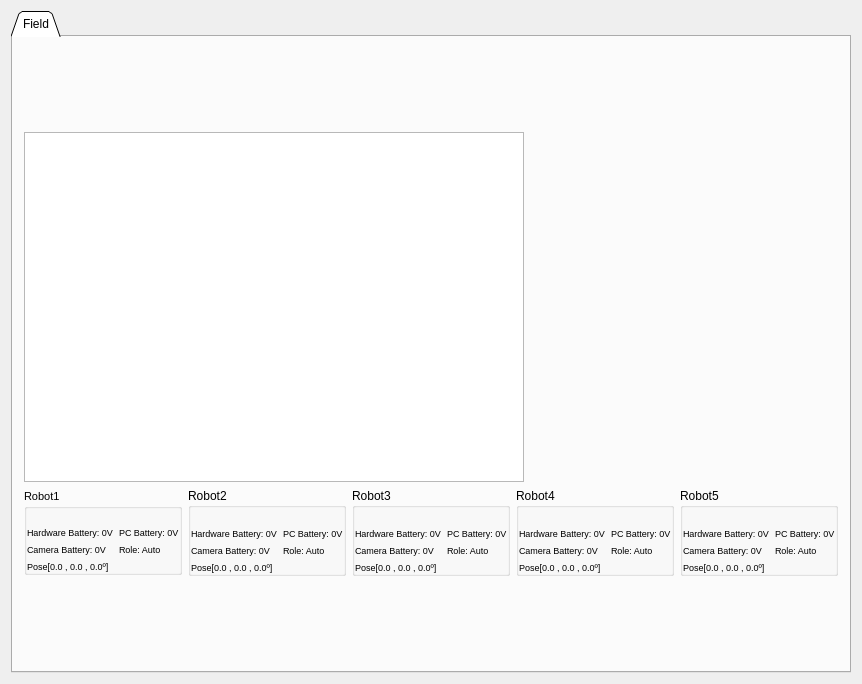
<?xml version="1.0" encoding="UTF-8"?>
<ui version="4.0">
 <class>MainWindow</class>
 <widget class="QMainWindow" name="MainWindow">
  <property name="geometry">
   <rect>
    <x>0</x>
    <y>0</y>
    <width>718</width>
    <height>684</height>
   </rect>
  </property>
  <property name="sizePolicy">
   <sizepolicy hsizetype="Preferred" vsizetype="Preferred">
    <horstretch>0</horstretch>
    <verstretch>0</verstretch>
   </sizepolicy>
  </property>
  <property name="maximumSize">
   <size>
    <width>16777215</width>
    <height>16777215</height>
   </size>
  </property>
  <property name="windowTitle">
   <string>Mini BaseStation</string>
  </property>
  <property name="windowIcon">
   <iconset resource="../config/rs.qrc">
    <normaloff>:/resources/minho.png</normaloff>:/resources/minho.png</iconset>
  </property>
  <widget class="QWidget" name="centralWidget">
   <layout class="QGridLayout" name="gridLayout">
    <item row="0" column="0">
     <widget class="QTabWidget" name="tabWidget">
      <property name="maximumSize">
       <size>
        <width>16777215</width>
        <height>16777215</height>
       </size>
      </property>
      <property name="autoFillBackground">
       <bool>false</bool>
      </property>
      <property name="styleSheet">
       <string notr="true"/>
      </property>
      <property name="tabShape">
       <enum>QTabWidget::Triangular</enum>
      </property>
      <property name="currentIndex">
       <number>0</number>
      </property>
      <property name="elideMode">
       <enum>Qt::ElideNone</enum>
      </property>
      <widget class="QWidget" name="tab">
       <attribute name="title">
        <string>Field</string>
       </attribute>
       <layout class="QGridLayout" name="gridLayout_2">
        <item row="7" column="1">
         <layout class="QHBoxLayout" name="horizontalLayout">
          <item>
           <layout class="QVBoxLayout" name="verticalLayout_2">
            <property name="sizeConstraint">
             <enum>QLayout::SetFixedSize</enum>
            </property>
            <item>
             <widget class="QGraphicsView" name="fieldView">
              <property name="sizePolicy">
               <sizepolicy hsizetype="Fixed" vsizetype="Fixed">
                <horstretch>0</horstretch>
                <verstretch>0</verstretch>
               </sizepolicy>
              </property>
              <property name="minimumSize">
               <size>
                <width>500</width>
                <height>350</height>
               </size>
              </property>
              <property name="maximumSize">
               <size>
                <width>500</width>
                <height>350</height>
               </size>
              </property>
              <property name="verticalScrollBarPolicy">
               <enum>Qt::ScrollBarAlwaysOff</enum>
              </property>
              <property name="horizontalScrollBarPolicy">
               <enum>Qt::ScrollBarAlwaysOff</enum>
              </property>
              <property name="transformationAnchor">
               <enum>QGraphicsView::AnchorUnderMouse</enum>
              </property>
             </widget>
            </item>
            <item>
             <layout class="QHBoxLayout" name="horizontalLayout_2">
              <item>
               <widget class="QGroupBox" name="group_robot1">
                <property name="sizePolicy">
                 <sizepolicy hsizetype="Fixed" vsizetype="Fixed">
                  <horstretch>0</horstretch>
                  <verstretch>0</verstretch>
                 </sizepolicy>
                </property>
                <property name="minimumSize">
                 <size>
                  <width>0</width>
                  <height>0</height>
                 </size>
                </property>
                <property name="font">
                 <font>
                  <pointsize>8</pointsize>
                  <weight>50</weight>
                  <bold>false</bold>
                 </font>
                </property>
                <property name="title">
                 <string>Robot1</string>
                </property>
                <property name="flat">
                 <bool>false</bool>
                </property>
                <layout class="QGridLayout" name="gridLayout_4">
                 <property name="sizeConstraint">
                  <enum>QLayout::SetFixedSize</enum>
                 </property>
                 <property name="leftMargin">
                  <number>0</number>
                 </property>
                 <property name="topMargin">
                  <number>0</number>
                 </property>
                 <property name="rightMargin">
                  <number>0</number>
                 </property>
                 <property name="bottomMargin">
                  <number>0</number>
                 </property>
                 <property name="spacing">
                  <number>6</number>
                 </property>
                 <item row="2" column="1">
                  <widget class="QLabel" name="lb_pc_battery_robo1">
                   <property name="sizePolicy">
                    <sizepolicy hsizetype="Fixed" vsizetype="Fixed">
                     <horstretch>0</horstretch>
                     <verstretch>0</verstretch>
                    </sizepolicy>
                   </property>
                   <property name="font">
                    <font>
                     <pointsize>7</pointsize>
                     <weight>50</weight>
                     <bold>false</bold>
                    </font>
                   </property>
                   <property name="text">
                    <string>PC Battery: 0V</string>
                   </property>
                   <property name="alignment">
                    <set>Qt::AlignLeading|Qt::AlignLeft|Qt::AlignVCenter</set>
                   </property>
                  </widget>
                 </item>
                 <item row="4" column="0">
                  <widget class="QLabel" name="lb_camera_battery_robo1">
                   <property name="sizePolicy">
                    <sizepolicy hsizetype="Fixed" vsizetype="Fixed">
                     <horstretch>0</horstretch>
                     <verstretch>0</verstretch>
                    </sizepolicy>
                   </property>
                   <property name="font">
                    <font>
                     <pointsize>7</pointsize>
                     <weight>50</weight>
                     <bold>false</bold>
                    </font>
                   </property>
                   <property name="text">
                    <string>Camera Battery: 0V</string>
                   </property>
                   <property name="alignment">
                    <set>Qt::AlignLeading|Qt::AlignLeft|Qt::AlignVCenter</set>
                   </property>
                  </widget>
                 </item>
                 <item row="2" column="0">
                  <widget class="QLabel" name="lb_hardware_battery_robo1">
                   <property name="sizePolicy">
                    <sizepolicy hsizetype="Fixed" vsizetype="Fixed">
                     <horstretch>0</horstretch>
                     <verstretch>0</verstretch>
                    </sizepolicy>
                   </property>
                   <property name="font">
                    <font>
                     <pointsize>7</pointsize>
                     <weight>50</weight>
                     <bold>false</bold>
                    </font>
                   </property>
                   <property name="text">
                    <string>Hardware Battery: 0V</string>
                   </property>
                   <property name="alignment">
                    <set>Qt::AlignLeading|Qt::AlignLeft|Qt::AlignVCenter</set>
                   </property>
                  </widget>
                 </item>
                 <item row="0" column="0" colspan="2">
                  <layout class="QHBoxLayout" name="horizontalLayout_3">
                   <item>
                    <widget class="QLabel" name="state_robo1">
                     <property name="sizePolicy">
                      <sizepolicy hsizetype="Fixed" vsizetype="Fixed">
                       <horstretch>0</horstretch>
                       <verstretch>0</verstretch>
                      </sizepolicy>
                     </property>
                     <property name="minimumSize">
                      <size>
                       <width>0</width>
                       <height>0</height>
                      </size>
                     </property>
                     <property name="maximumSize">
                      <size>
                       <width>50</width>
                       <height>50</height>
                      </size>
                     </property>
                     <property name="styleSheet">
                      <string notr="true">color: rgb(0, 0, 0);</string>
                     </property>
                     <property name="text">
                      <string/>
                     </property>
                     <property name="pixmap">
                      <pixmap resource="../config/rs.qrc">:/resources/off_1.gif</pixmap>
                     </property>
                     <property name="alignment">
                      <set>Qt::AlignCenter</set>
                     </property>
                    </widget>
                   </item>
                  </layout>
                 </item>
                 <item row="4" column="1">
                  <widget class="QLabel" name="lb_role_robo1">
                   <property name="sizePolicy">
                    <sizepolicy hsizetype="Fixed" vsizetype="Fixed">
                     <horstretch>0</horstretch>
                     <verstretch>0</verstretch>
                    </sizepolicy>
                   </property>
                   <property name="font">
                    <font>
                     <pointsize>7</pointsize>
                     <weight>50</weight>
                     <bold>false</bold>
                    </font>
                   </property>
                   <property name="text">
                    <string>Role: Auto</string>
                   </property>
                  </widget>
                 </item>
                 <item row="5" column="0">
                  <widget class="QLabel" name="lb_pos_r1">
                   <property name="sizePolicy">
                    <sizepolicy hsizetype="Fixed" vsizetype="Fixed">
                     <horstretch>0</horstretch>
                     <verstretch>0</verstretch>
                    </sizepolicy>
                   </property>
                   <property name="font">
                    <font>
                     <pointsize>7</pointsize>
                     <weight>50</weight>
                     <bold>false</bold>
                    </font>
                   </property>
                   <property name="text">
                    <string>Pose[0.0 , 0.0 , 0.0º]</string>
                   </property>
                   <property name="alignment">
                    <set>Qt::AlignLeading|Qt::AlignLeft|Qt::AlignVCenter</set>
                   </property>
                  </widget>
                 </item>
                </layout>
               </widget>
              </item>
              <item>
               <widget class="QGroupBox" name="group_robot2">
                <property name="sizePolicy">
                 <sizepolicy hsizetype="Fixed" vsizetype="Fixed">
                  <horstretch>0</horstretch>
                  <verstretch>0</verstretch>
                 </sizepolicy>
                </property>
                <property name="minimumSize">
                 <size>
                  <width>0</width>
                  <height>0</height>
                 </size>
                </property>
                <property name="title">
                 <string>Robot2</string>
                </property>
                <layout class="QGridLayout" name="gridLayout_3">
                 <property name="sizeConstraint">
                  <enum>QLayout::SetFixedSize</enum>
                 </property>
                 <property name="leftMargin">
                  <number>0</number>
                 </property>
                 <property name="topMargin">
                  <number>0</number>
                 </property>
                 <property name="rightMargin">
                  <number>0</number>
                 </property>
                 <property name="bottomMargin">
                  <number>0</number>
                 </property>
                 <item row="3" column="0">
                  <widget class="QLabel" name="lb_camera_battery_robo2">
                   <property name="sizePolicy">
                    <sizepolicy hsizetype="Fixed" vsizetype="Fixed">
                     <horstretch>0</horstretch>
                     <verstretch>0</verstretch>
                    </sizepolicy>
                   </property>
                   <property name="font">
                    <font>
                     <pointsize>7</pointsize>
                     <weight>50</weight>
                     <bold>false</bold>
                    </font>
                   </property>
                   <property name="text">
                    <string>Camera Battery: 0V</string>
                   </property>
                   <property name="alignment">
                    <set>Qt::AlignLeading|Qt::AlignLeft|Qt::AlignVCenter</set>
                   </property>
                  </widget>
                 </item>
                 <item row="1" column="0">
                  <widget class="QLabel" name="lb_hardware_battery_robo2">
                   <property name="sizePolicy">
                    <sizepolicy hsizetype="Fixed" vsizetype="Fixed">
                     <horstretch>0</horstretch>
                     <verstretch>0</verstretch>
                    </sizepolicy>
                   </property>
                   <property name="font">
                    <font>
                     <pointsize>7</pointsize>
                     <weight>50</weight>
                     <bold>false</bold>
                    </font>
                   </property>
                   <property name="text">
                    <string>Hardware Battery: 0V</string>
                   </property>
                   <property name="alignment">
                    <set>Qt::AlignLeading|Qt::AlignLeft|Qt::AlignVCenter</set>
                   </property>
                  </widget>
                 </item>
                 <item row="1" column="1">
                  <widget class="QLabel" name="lb_pc_battery_robo2">
                   <property name="sizePolicy">
                    <sizepolicy hsizetype="Fixed" vsizetype="Fixed">
                     <horstretch>0</horstretch>
                     <verstretch>0</verstretch>
                    </sizepolicy>
                   </property>
                   <property name="font">
                    <font>
                     <pointsize>7</pointsize>
                     <weight>50</weight>
                     <bold>false</bold>
                    </font>
                   </property>
                   <property name="text">
                    <string>PC Battery: 0V</string>
                   </property>
                   <property name="alignment">
                    <set>Qt::AlignLeading|Qt::AlignLeft|Qt::AlignVCenter</set>
                   </property>
                  </widget>
                 </item>
                 <item row="0" column="0" colspan="2">
                  <layout class="QHBoxLayout" name="horizontalLayout_4">
                   <item>
                    <widget class="QLabel" name="state_robo2">
                     <property name="sizePolicy">
                      <sizepolicy hsizetype="Fixed" vsizetype="Fixed">
                       <horstretch>0</horstretch>
                       <verstretch>0</verstretch>
                      </sizepolicy>
                     </property>
                     <property name="minimumSize">
                      <size>
                       <width>0</width>
                       <height>0</height>
                      </size>
                     </property>
                     <property name="maximumSize">
                      <size>
                       <width>50</width>
                       <height>50</height>
                      </size>
                     </property>
                     <property name="styleSheet">
                      <string notr="true">color: rgb(0, 0, 0);</string>
                     </property>
                     <property name="text">
                      <string/>
                     </property>
                     <property name="pixmap">
                      <pixmap resource="../config/rs.qrc">:/resources/off_2.gif</pixmap>
                     </property>
                     <property name="alignment">
                      <set>Qt::AlignCenter</set>
                     </property>
                    </widget>
                   </item>
                  </layout>
                 </item>
                 <item row="3" column="1">
                  <widget class="QLabel" name="lb_role_robo2">
                   <property name="sizePolicy">
                    <sizepolicy hsizetype="Fixed" vsizetype="Fixed">
                     <horstretch>0</horstretch>
                     <verstretch>0</verstretch>
                    </sizepolicy>
                   </property>
                   <property name="font">
                    <font>
                     <pointsize>7</pointsize>
                     <weight>50</weight>
                     <bold>false</bold>
                    </font>
                   </property>
                   <property name="text">
                    <string>Role: Auto</string>
                   </property>
                  </widget>
                 </item>
                 <item row="4" column="0">
                  <widget class="QLabel" name="lb_pos_r2">
                   <property name="sizePolicy">
                    <sizepolicy hsizetype="Fixed" vsizetype="Fixed">
                     <horstretch>0</horstretch>
                     <verstretch>0</verstretch>
                    </sizepolicy>
                   </property>
                   <property name="font">
                    <font>
                     <pointsize>7</pointsize>
                     <weight>50</weight>
                     <bold>false</bold>
                    </font>
                   </property>
                   <property name="text">
                    <string>Pose[0.0 , 0.0 , 0.0º]</string>
                   </property>
                   <property name="alignment">
                    <set>Qt::AlignLeading|Qt::AlignLeft|Qt::AlignVCenter</set>
                   </property>
                  </widget>
                 </item>
                </layout>
               </widget>
              </item>
              <item>
               <widget class="QGroupBox" name="group_robot3">
                <property name="sizePolicy">
                 <sizepolicy hsizetype="Fixed" vsizetype="Fixed">
                  <horstretch>0</horstretch>
                  <verstretch>0</verstretch>
                 </sizepolicy>
                </property>
                <property name="minimumSize">
                 <size>
                  <width>0</width>
                  <height>0</height>
                 </size>
                </property>
                <property name="title">
                 <string>Robot3</string>
                </property>
                <layout class="QGridLayout" name="gridLayout_5">
                 <property name="sizeConstraint">
                  <enum>QLayout::SetFixedSize</enum>
                 </property>
                 <property name="leftMargin">
                  <number>0</number>
                 </property>
                 <property name="topMargin">
                  <number>0</number>
                 </property>
                 <property name="rightMargin">
                  <number>0</number>
                 </property>
                 <property name="bottomMargin">
                  <number>0</number>
                 </property>
                 <item row="2" column="1">
                  <widget class="QLabel" name="lb_role_robo3">
                   <property name="sizePolicy">
                    <sizepolicy hsizetype="Fixed" vsizetype="Fixed">
                     <horstretch>0</horstretch>
                     <verstretch>0</verstretch>
                    </sizepolicy>
                   </property>
                   <property name="font">
                    <font>
                     <pointsize>7</pointsize>
                     <weight>50</weight>
                     <bold>false</bold>
                    </font>
                   </property>
                   <property name="text">
                    <string>Role: Auto</string>
                   </property>
                  </widget>
                 </item>
                 <item row="1" column="0">
                  <widget class="QLabel" name="lb_hardware_battery_robo3">
                   <property name="sizePolicy">
                    <sizepolicy hsizetype="Fixed" vsizetype="Fixed">
                     <horstretch>0</horstretch>
                     <verstretch>0</verstretch>
                    </sizepolicy>
                   </property>
                   <property name="font">
                    <font>
                     <pointsize>7</pointsize>
                     <weight>50</weight>
                     <bold>false</bold>
                    </font>
                   </property>
                   <property name="text">
                    <string>Hardware Battery: 0V</string>
                   </property>
                   <property name="alignment">
                    <set>Qt::AlignLeading|Qt::AlignLeft|Qt::AlignVCenter</set>
                   </property>
                  </widget>
                 </item>
                 <item row="0" column="0" colspan="2">
                  <layout class="QHBoxLayout" name="horizontalLayout_5">
                   <item>
                    <widget class="QLabel" name="state_robo3">
                     <property name="sizePolicy">
                      <sizepolicy hsizetype="Fixed" vsizetype="Fixed">
                       <horstretch>0</horstretch>
                       <verstretch>0</verstretch>
                      </sizepolicy>
                     </property>
                     <property name="minimumSize">
                      <size>
                       <width>0</width>
                       <height>0</height>
                      </size>
                     </property>
                     <property name="maximumSize">
                      <size>
                       <width>50</width>
                       <height>50</height>
                      </size>
                     </property>
                     <property name="styleSheet">
                      <string notr="true">color: rgb(0, 0, 0);</string>
                     </property>
                     <property name="text">
                      <string/>
                     </property>
                     <property name="pixmap">
                      <pixmap resource="../config/rs.qrc">:/resources/off_3.gif</pixmap>
                     </property>
                     <property name="alignment">
                      <set>Qt::AlignCenter</set>
                     </property>
                    </widget>
                   </item>
                  </layout>
                 </item>
                 <item row="2" column="0">
                  <widget class="QLabel" name="lb_camera_battery_robo3">
                   <property name="sizePolicy">
                    <sizepolicy hsizetype="Fixed" vsizetype="Fixed">
                     <horstretch>0</horstretch>
                     <verstretch>0</verstretch>
                    </sizepolicy>
                   </property>
                   <property name="font">
                    <font>
                     <pointsize>7</pointsize>
                     <weight>50</weight>
                     <bold>false</bold>
                    </font>
                   </property>
                   <property name="text">
                    <string>Camera Battery: 0V</string>
                   </property>
                   <property name="alignment">
                    <set>Qt::AlignLeading|Qt::AlignLeft|Qt::AlignVCenter</set>
                   </property>
                  </widget>
                 </item>
                 <item row="1" column="1">
                  <widget class="QLabel" name="lb_pc_battery_robo3">
                   <property name="sizePolicy">
                    <sizepolicy hsizetype="Fixed" vsizetype="Fixed">
                     <horstretch>0</horstretch>
                     <verstretch>0</verstretch>
                    </sizepolicy>
                   </property>
                   <property name="font">
                    <font>
                     <pointsize>7</pointsize>
                     <weight>50</weight>
                     <bold>false</bold>
                    </font>
                   </property>
                   <property name="text">
                    <string>PC Battery: 0V</string>
                   </property>
                   <property name="alignment">
                    <set>Qt::AlignLeading|Qt::AlignLeft|Qt::AlignVCenter</set>
                   </property>
                  </widget>
                 </item>
                 <item row="3" column="0">
                  <widget class="QLabel" name="lb_pos_r3">
                   <property name="sizePolicy">
                    <sizepolicy hsizetype="Fixed" vsizetype="Fixed">
                     <horstretch>0</horstretch>
                     <verstretch>0</verstretch>
                    </sizepolicy>
                   </property>
                   <property name="font">
                    <font>
                     <pointsize>7</pointsize>
                     <weight>50</weight>
                     <bold>false</bold>
                    </font>
                   </property>
                   <property name="text">
                    <string>Pose[0.0 , 0.0 , 0.0º]</string>
                   </property>
                   <property name="alignment">
                    <set>Qt::AlignLeading|Qt::AlignLeft|Qt::AlignVCenter</set>
                   </property>
                  </widget>
                 </item>
                </layout>
               </widget>
              </item>
              <item>
               <widget class="QGroupBox" name="group_robot4">
                <property name="sizePolicy">
                 <sizepolicy hsizetype="Fixed" vsizetype="Fixed">
                  <horstretch>0</horstretch>
                  <verstretch>0</verstretch>
                 </sizepolicy>
                </property>
                <property name="minimumSize">
                 <size>
                  <width>0</width>
                  <height>0</height>
                 </size>
                </property>
                <property name="title">
                 <string>Robot4</string>
                </property>
                <layout class="QGridLayout" name="gridLayout_6">
                 <property name="sizeConstraint">
                  <enum>QLayout::SetFixedSize</enum>
                 </property>
                 <property name="leftMargin">
                  <number>0</number>
                 </property>
                 <property name="topMargin">
                  <number>0</number>
                 </property>
                 <property name="rightMargin">
                  <number>0</number>
                 </property>
                 <property name="bottomMargin">
                  <number>0</number>
                 </property>
                 <item row="3" column="0">
                  <widget class="QLabel" name="lb_camera_battery_robo4">
                   <property name="sizePolicy">
                    <sizepolicy hsizetype="Fixed" vsizetype="Fixed">
                     <horstretch>0</horstretch>
                     <verstretch>0</verstretch>
                    </sizepolicy>
                   </property>
                   <property name="font">
                    <font>
                     <pointsize>7</pointsize>
                     <weight>50</weight>
                     <bold>false</bold>
                    </font>
                   </property>
                   <property name="text">
                    <string>Camera Battery: 0V</string>
                   </property>
                   <property name="alignment">
                    <set>Qt::AlignLeading|Qt::AlignLeft|Qt::AlignVCenter</set>
                   </property>
                  </widget>
                 </item>
                 <item row="1" column="0">
                  <widget class="QLabel" name="lb_hardware_battery_robo4">
                   <property name="sizePolicy">
                    <sizepolicy hsizetype="Fixed" vsizetype="Fixed">
                     <horstretch>0</horstretch>
                     <verstretch>0</verstretch>
                    </sizepolicy>
                   </property>
                   <property name="font">
                    <font>
                     <pointsize>7</pointsize>
                     <weight>50</weight>
                     <bold>false</bold>
                    </font>
                   </property>
                   <property name="text">
                    <string>Hardware Battery: 0V</string>
                   </property>
                   <property name="alignment">
                    <set>Qt::AlignLeading|Qt::AlignLeft|Qt::AlignVCenter</set>
                   </property>
                  </widget>
                 </item>
                 <item row="1" column="1">
                  <widget class="QLabel" name="lb_pc_battery_robo4">
                   <property name="sizePolicy">
                    <sizepolicy hsizetype="Fixed" vsizetype="Fixed">
                     <horstretch>0</horstretch>
                     <verstretch>0</verstretch>
                    </sizepolicy>
                   </property>
                   <property name="font">
                    <font>
                     <pointsize>7</pointsize>
                     <weight>50</weight>
                     <bold>false</bold>
                    </font>
                   </property>
                   <property name="text">
                    <string>PC Battery: 0V</string>
                   </property>
                   <property name="alignment">
                    <set>Qt::AlignLeading|Qt::AlignLeft|Qt::AlignVCenter</set>
                   </property>
                  </widget>
                 </item>
                 <item row="3" column="1">
                  <widget class="QLabel" name="lb_role_robo4">
                   <property name="sizePolicy">
                    <sizepolicy hsizetype="Fixed" vsizetype="Fixed">
                     <horstretch>0</horstretch>
                     <verstretch>0</verstretch>
                    </sizepolicy>
                   </property>
                   <property name="font">
                    <font>
                     <pointsize>7</pointsize>
                     <weight>50</weight>
                     <bold>false</bold>
                    </font>
                   </property>
                   <property name="text">
                    <string>Role: Auto</string>
                   </property>
                  </widget>
                 </item>
                 <item row="0" column="0" colspan="2">
                  <layout class="QHBoxLayout" name="horizontalLayout_6">
                   <item>
                    <widget class="QLabel" name="state_robo4">
                     <property name="sizePolicy">
                      <sizepolicy hsizetype="Fixed" vsizetype="Fixed">
                       <horstretch>0</horstretch>
                       <verstretch>0</verstretch>
                      </sizepolicy>
                     </property>
                     <property name="minimumSize">
                      <size>
                       <width>0</width>
                       <height>0</height>
                      </size>
                     </property>
                     <property name="maximumSize">
                      <size>
                       <width>50</width>
                       <height>50</height>
                      </size>
                     </property>
                     <property name="styleSheet">
                      <string notr="true">color: rgb(0, 0, 0);</string>
                     </property>
                     <property name="text">
                      <string/>
                     </property>
                     <property name="pixmap">
                      <pixmap resource="../config/rs.qrc">:/resources/off_4.gif</pixmap>
                     </property>
                     <property name="alignment">
                      <set>Qt::AlignCenter</set>
                     </property>
                    </widget>
                   </item>
                  </layout>
                 </item>
                 <item row="4" column="0">
                  <widget class="QLabel" name="lb_pos_r4">
                   <property name="sizePolicy">
                    <sizepolicy hsizetype="Fixed" vsizetype="Fixed">
                     <horstretch>0</horstretch>
                     <verstretch>0</verstretch>
                    </sizepolicy>
                   </property>
                   <property name="font">
                    <font>
                     <pointsize>7</pointsize>
                     <weight>50</weight>
                     <bold>false</bold>
                    </font>
                   </property>
                   <property name="text">
                    <string>Pose[0.0 , 0.0 , 0.0º]</string>
                   </property>
                   <property name="alignment">
                    <set>Qt::AlignLeading|Qt::AlignLeft|Qt::AlignVCenter</set>
                   </property>
                  </widget>
                 </item>
                </layout>
               </widget>
              </item>
              <item>
               <widget class="QGroupBox" name="group_robot5">
                <property name="sizePolicy">
                 <sizepolicy hsizetype="Fixed" vsizetype="Fixed">
                  <horstretch>0</horstretch>
                  <verstretch>0</verstretch>
                 </sizepolicy>
                </property>
                <property name="minimumSize">
                 <size>
                  <width>0</width>
                  <height>0</height>
                 </size>
                </property>
                <property name="title">
                 <string>Robot5</string>
                </property>
                <layout class="QGridLayout" name="gridLayout_7">
                 <property name="sizeConstraint">
                  <enum>QLayout::SetFixedSize</enum>
                 </property>
                 <property name="leftMargin">
                  <number>0</number>
                 </property>
                 <property name="topMargin">
                  <number>0</number>
                 </property>
                 <property name="rightMargin">
                  <number>0</number>
                 </property>
                 <property name="bottomMargin">
                  <number>0</number>
                 </property>
                 <item row="2" column="0">
                  <widget class="QLabel" name="lb_hardware_battery_robo5">
                   <property name="sizePolicy">
                    <sizepolicy hsizetype="Fixed" vsizetype="Fixed">
                     <horstretch>0</horstretch>
                     <verstretch>0</verstretch>
                    </sizepolicy>
                   </property>
                   <property name="font">
                    <font>
                     <pointsize>7</pointsize>
                     <weight>50</weight>
                     <bold>false</bold>
                    </font>
                   </property>
                   <property name="text">
                    <string>Hardware Battery: 0V</string>
                   </property>
                   <property name="alignment">
                    <set>Qt::AlignLeading|Qt::AlignLeft|Qt::AlignVCenter</set>
                   </property>
                  </widget>
                 </item>
                 <item row="2" column="1">
                  <widget class="QLabel" name="lb_pc_battery_robo5">
                   <property name="sizePolicy">
                    <sizepolicy hsizetype="Fixed" vsizetype="Fixed">
                     <horstretch>0</horstretch>
                     <verstretch>0</verstretch>
                    </sizepolicy>
                   </property>
                   <property name="font">
                    <font>
                     <pointsize>7</pointsize>
                     <weight>50</weight>
                     <bold>false</bold>
                    </font>
                   </property>
                   <property name="text">
                    <string>PC Battery: 0V</string>
                   </property>
                   <property name="alignment">
                    <set>Qt::AlignLeading|Qt::AlignLeft|Qt::AlignVCenter</set>
                   </property>
                  </widget>
                 </item>
                 <item row="4" column="1">
                  <widget class="QLabel" name="lb_role_robo5">
                   <property name="sizePolicy">
                    <sizepolicy hsizetype="Fixed" vsizetype="Fixed">
                     <horstretch>0</horstretch>
                     <verstretch>0</verstretch>
                    </sizepolicy>
                   </property>
                   <property name="font">
                    <font>
                     <pointsize>7</pointsize>
                     <weight>50</weight>
                     <bold>false</bold>
                    </font>
                   </property>
                   <property name="text">
                    <string>Role: Auto</string>
                   </property>
                  </widget>
                 </item>
                 <item row="4" column="0">
                  <widget class="QLabel" name="lb_camera_battery_robo5">
                   <property name="sizePolicy">
                    <sizepolicy hsizetype="Fixed" vsizetype="Fixed">
                     <horstretch>0</horstretch>
                     <verstretch>0</verstretch>
                    </sizepolicy>
                   </property>
                   <property name="font">
                    <font>
                     <pointsize>7</pointsize>
                     <weight>50</weight>
                     <bold>false</bold>
                    </font>
                   </property>
                   <property name="text">
                    <string>Camera Battery: 0V</string>
                   </property>
                   <property name="alignment">
                    <set>Qt::AlignLeading|Qt::AlignLeft|Qt::AlignVCenter</set>
                   </property>
                  </widget>
                 </item>
                 <item row="6" column="0">
                  <widget class="QLabel" name="lb_pos_r5">
                   <property name="sizePolicy">
                    <sizepolicy hsizetype="Fixed" vsizetype="Fixed">
                     <horstretch>0</horstretch>
                     <verstretch>0</verstretch>
                    </sizepolicy>
                   </property>
                   <property name="font">
                    <font>
                     <pointsize>7</pointsize>
                     <weight>50</weight>
                     <bold>false</bold>
                    </font>
                   </property>
                   <property name="text">
                    <string>Pose[0.0 , 0.0 , 0.0º]</string>
                   </property>
                   <property name="alignment">
                    <set>Qt::AlignLeading|Qt::AlignLeft|Qt::AlignVCenter</set>
                   </property>
                  </widget>
                 </item>
                 <item row="1" column="0">
                  <layout class="QHBoxLayout" name="horizontalLayout_7">
                   <item>
                    <widget class="QLabel" name="state_robo5">
                     <property name="sizePolicy">
                      <sizepolicy hsizetype="Fixed" vsizetype="Fixed">
                       <horstretch>0</horstretch>
                       <verstretch>0</verstretch>
                      </sizepolicy>
                     </property>
                     <property name="minimumSize">
                      <size>
                       <width>0</width>
                       <height>0</height>
                      </size>
                     </property>
                     <property name="maximumSize">
                      <size>
                       <width>50</width>
                       <height>50</height>
                      </size>
                     </property>
                     <property name="styleSheet">
                      <string notr="true">color: rgb(0, 0, 0);</string>
                     </property>
                     <property name="text">
                      <string/>
                     </property>
                     <property name="pixmap">
                      <pixmap resource="../config/rs.qrc">:/resources/off_5.gif</pixmap>
                     </property>
                     <property name="alignment">
                      <set>Qt::AlignCenter</set>
                     </property>
                    </widget>
                   </item>
                  </layout>
                 </item>
                </layout>
               </widget>
              </item>
             </layout>
            </item>
           </layout>
          </item>
         </layout>
        </item>
       </layout>
      </widget>
     </widget>
    </item>
   </layout>
  </widget>
  <widget class="QMenuBar" name="menuBar">
   <property name="geometry">
    <rect>
     <x>0</x>
     <y>0</y>
     <width>718</width>
     <height>19</height>
    </rect>
   </property>
  </widget>
 </widget>
 <layoutdefault spacing="6" margin="11"/>
 <resources>
  <include location="../config/rs.qrc"/>
  <include location="../config/rs.qrc"/>
 </resources>
 <connections/>
</ui>
